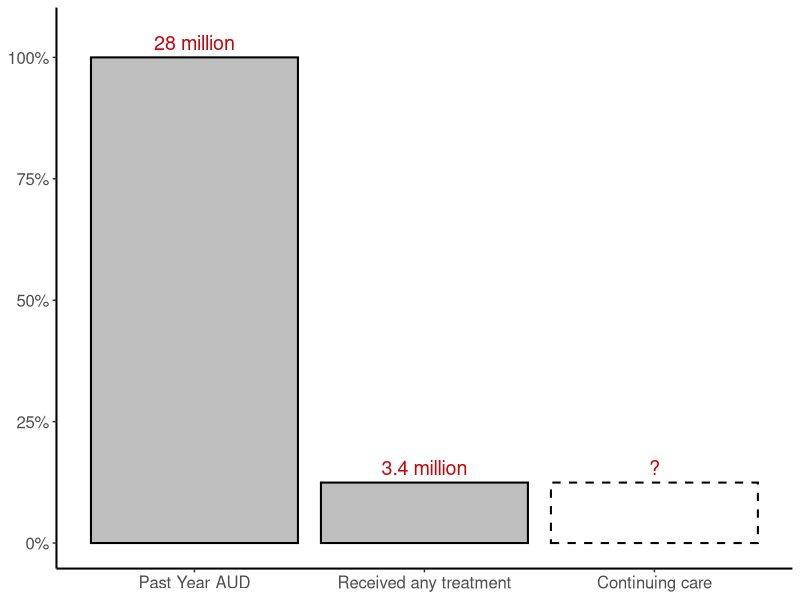

Write the R code that produced this figure.
library(tidyverse)
theme_set(theme_classic()) 

fig_tx <- tibble(name = c("Past Year AUD", "Received any treatment", "Continuing care"), 
                 proportion = c(1, 0.124496, 0.124496),
                 label = c("28 million", "3.4 million", "?"),
                 dashed = c(FALSE, FALSE, TRUE)) |> 
  mutate(name = factor(name, 
         levels = c("Past Year AUD", 
                    "Received any treatment", 
                    "Continuing care"))) |> 
  ggplot(aes(x = name, y = proportion)) +
    geom_bar(stat = "identity",
             fill = c("grey", "grey","white"),
             linetype = c("solid", "solid", "dashed"),
             color = "black",
             linewidth = .7) +
    geom_text(aes(label = label), 
              vjust = -0.5,               
              color = "#C5050C",
              size = 5) +
    labs(x = NULL,
         y = NULL) +
    scale_y_continuous(limits = c(0, 1.05), labels = scales::percent_format()) +
    theme(axis.text = element_text(size = 12),        
          axis.title = element_text(size = 16),       
          axis.line = element_line(linewidth = .7))  